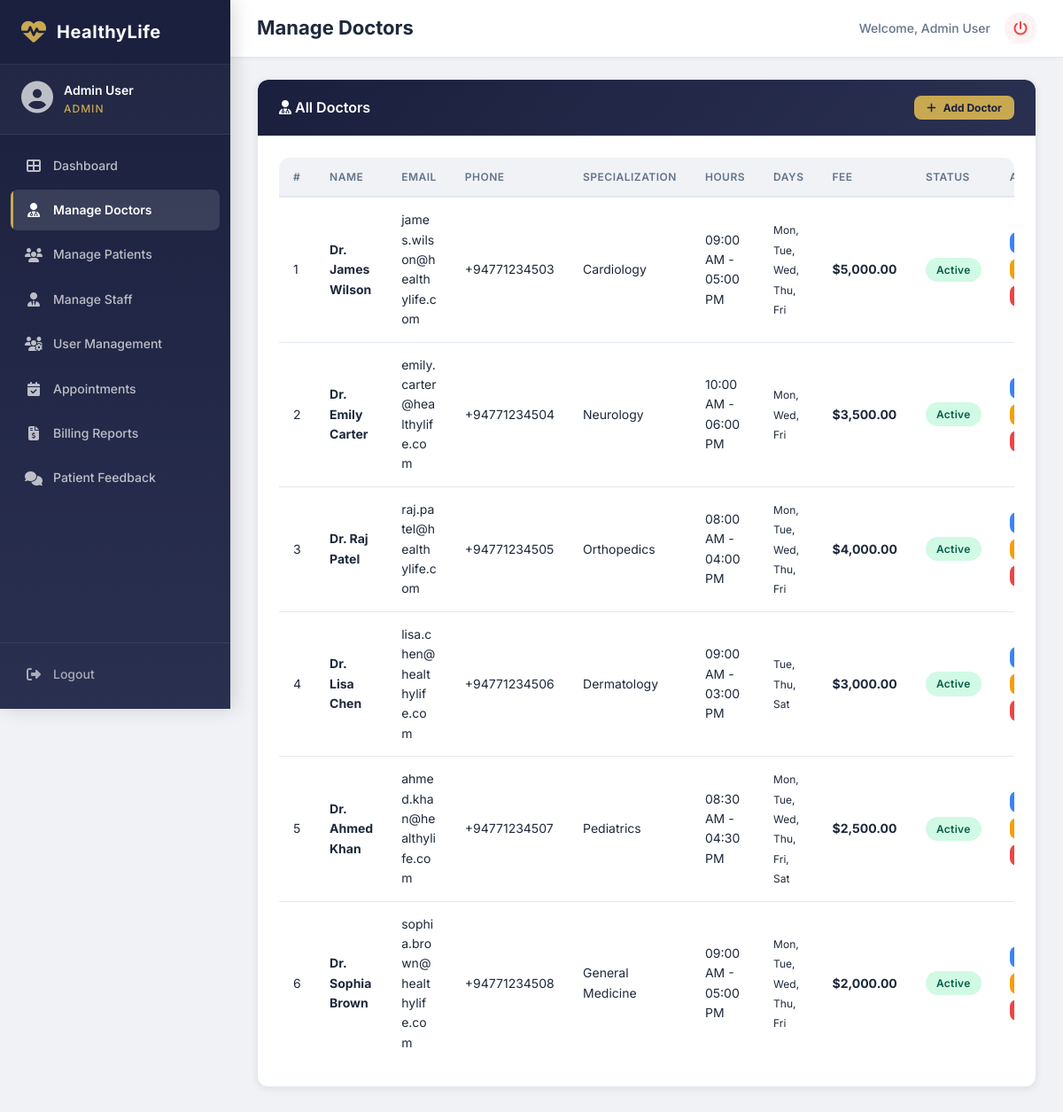
/admin/manage_doctors.php (signed in), run on the app's committed database.
### tables this page shows
CREATE TABLE IF NOT EXISTS `users` (
  `id` INT AUTO_INCREMENT PRIMARY KEY,
  `full_name` VARCHAR(100) NOT NULL,
  `email` VARCHAR(150) NOT NULL UNIQUE,
  `password` VARCHAR(255) NOT NULL,
  `role` ENUM('admin','doctor','patient','receptionist') NOT NULL DEFAULT 'patient',
  `phone` VARCHAR(20) DEFAULT NULL,
  `gender` ENUM('male','female','other') DEFAULT NULL,
  `date_of_birth` DATE DEFAULT NULL,
  `address` TEXT DEFAULT NULL,
  `profile_image` VARCHAR(255) DEFAULT NULL,
  `specialization` VARCHAR(100) DEFAULT NULL,
  `consulting_hours` VARCHAR(100) DEFAULT NULL,
  `consulting_days` VARCHAR(255) DEFAULT NULL,
  `consulting_fee` DECIMAL(10,2) DEFAULT NULL,
  `is_active` TINYINT(1) NOT NULL DEFAULT 1,
  `created_at` TIMESTAMP DEFAULT CURRENT_TIMESTAMP,
  `updated_at` TIMESTAMP DEFAULT CURRENT_TIMESTAMP ON UPDATE CURRENT_TIMESTAMP
);

### admin/manage_doctors.php (the view, shortened to what this page needs)
<?php
require_once __DIR__ . '/../middleware/check_login.php';
$doctors = $conn->query("SELECT * FROM users WHERE role='doctor' ORDER BY created_at DESC");
require_once __DIR__ . '/../includes/header.php';
require_once __DIR__ . '/../includes/sidebar.php';
?>
<div class="card admin-table-card">
    <div class="card-header">
        <h2><i class="fas fa-user-md"></i> All Doctors</h2>
        <button class="btn btn-sm" onclick="document.getElementById('addDoctorModal').classList.add('active')"
                style="background:#c8a951;color:#1a1f3d;font-weight:700;">
            <i class="fas fa-plus"></i> Add Doctor
        </button>
    </div>
    <div class="card-body">
        <div class="table-responsive">
            <table>
                <thead>
                    <tr>
                        <th>#</th>
                        <th>Name</th>
                        <th>Email</th>
                        <th>Phone</th>
                        <th>Specialization</th>
                        <th>Hours</th>
                        <th>Days</th>
                        <th>Fee</th>
                        <th>Status</th>
                        <th>Actions</th>
                    </tr>
                </thead>
                <tbody>
                    <?php $n=1; while ($doc = $doctors->fetch_assoc()): ?>
                    <tr>
                        <td data-label="#"><?php echo $n++; ?></td>
                        <td data-label="Name"><strong><?php echo htmlspecialchars($doc['full_name']); ?></strong></td>
                        <td data-label="Email"><span style="word-break:break-all;"><?php echo htmlspecialchars($doc['email']); ?></span></td>
                        <td data-label="Phone"><?php echo htmlspecialchars($doc['phone']); ?></td>
                        <td data-label="Specialization"><?php echo htmlspecialchars($doc['specialization']); ?></td>
                        <td data-label="Hours"><?php echo htmlspecialchars($doc['consulting_hours'] ?? 'Not set'); ?></td>
                        <td data-label="Days">
                            <?php
                            $days = $doc['consulting_days'] ?? '';
                            if ($days) {
                                $dayArr = explode(',', $days);
                                $shortDays = array_map(function($d) { return substr(trim($d), 0, 3); }, $dayArr);
                                echo '<span style="font-size:12px;">' . implode(', ', $shortDays) . '</span>';
                            } else {
                                echo '<span style="color:var(--text-muted);">Not set</span>';
                            }
                            ?>
                        </td>
                        <td data-label="Fee"><strong>$<?php echo number_format($doc['consulting_fee'] ?? 0, 2); ?></strong></td>
                        <td data-label="Status">
                            <span class="badge <?php echo $doc['is_active'] ? 'badge-approved' : 'badge-cancelled'; ?>">
                                <?php echo $doc['is_active'] ? 'Active' : 'Inactive'; ?>
                            </span>
                        </td>
                        <td data-label="Actions">
                            <div class="action-btns">
                                <button class="btn btn-info btn-sm" onclick='editDoctor(<?php echo json_encode($doc, JSON_HEX_APOS | JSON_HEX_QUOT); ?>)' title="Edit">
                                </button>
                                <form method="POST" style="display:inline;">
                                    <button type="submit" class="btn btn-warning btn-sm" title="Toggle Status">
                                    </button>
                                </form>
                                <form method="POST" style="display:inline;" onsubmit="return confirm('Delete this doctor?');">
                                    <button type="submit" class="btn btn-danger btn-sm" title="Delete">
                                    </button>
                                </form>
                            </div>
                        </td>
                    </tr>
                    <?php endwhile; ?>
                </tbody>
            </table>
        </div>
    </div>
</div>
<?php require_once __DIR__ . '/../includes/footer.php'; ?>

### includes/includes.css (style rules this page uses)
:root { --theme-primary: #1a1f3d; --theme-primary-light: #2a3050; --sidebar-width: 260px; --sidebar-collapsed: 0px; --topbar-height: 65px; --border-radius: 12px; --border-radius-sm: 8px; --shadow-sm: 0 2px 8px rgba(0, 0, 0, 0.08); --shadow-md: 0 4px 16px rgba(0, 0, 0, 0.12); --shadow-lg: 0 8px 32px rgba(0, 0, 0, 0.16); --transition: all 0.3s cubic-bezier(0.4, 0, 0.2, 1); --font-family: 'Inter', -apple-system, BlinkMacSystemFont, sans-serif; --color-success: #10b981; --color-danger: #ef4444; --color-warning: #f59e0b; --color-info: #3b82f6; --bg-body: #f0f2f5; --bg-card: #ffffff; --text-primary: #1e293b; --text-secondary: #64748b; --text-muted: #94a3b8; --border-color: #e2e8f0; --gold-accent: #c8a951; --bg-light: #f8fafc; --text-accent: #6366f1; }
*, *::before, *::after { margin: 0; padding: 0; box-sizing: border-box; }
body { font-family: var(--font-family); background: var(--bg-body); color: var(--text-primary); line-height: 1.6; overflow-x: hidden; -webkit-text-size-adjust: 100%; }
.card { background: var(--bg-card); border-radius: var(--border-radius); box-shadow: var(--shadow-sm); border: 1px solid var(--border-color); transition: var(--transition); overflow: hidden; }
.card-header { padding: 18px 24px; border-bottom: 1px solid var(--border-color); display: flex; align-items: center; justify-content: space-between; gap: 12px; flex-wrap: wrap; }
.card-header h2 { font-size: 16px; font-weight: 600; color: var(--text-primary); }
.card-body { padding: 24px; }
.table-responsive { overflow-x: auto; border-radius: var(--border-radius); -webkit-overflow-scrolling: touch; }
table { width: 100%; border-collapse: collapse; min-width: 600px; }
table thead th { background: var(--bg-body); padding: 12px 16px; text-align: left; font-size: 12px; font-weight: 600; text-transform: uppercase; letter-spacing: 0.5px; color: var(--text-secondary); border-bottom: 2px solid var(--border-color); white-space: nowrap; }
table tbody td { padding: 14px 16px; font-size: 14px; border-bottom: 1px solid var(--border-color); color: var(--text-primary); vertical-align: middle; }
table tbody tr { transition: var(--transition); }
table tbody tr:last-child td { border-bottom: none; }
.badge { display: inline-flex; align-items: center; padding: 4px 12px; border-radius: 20px; font-size: 12px; font-weight: 600; letter-spacing: 0.3px; white-space: nowrap; }
.badge-approved { background: #d1fae5; color: #065f46; }
.btn { display: inline-flex; align-items: center; gap: 8px; padding: 10px 20px; border-radius: var(--border-radius-sm); font-size: 14px; font-weight: 600; cursor: pointer; border: none; transition: var(--transition); font-family: var(--font-family); text-decoration: none; white-space: nowrap; justify-content: center; }
.btn-danger { background: var(--color-danger); color: #fff; }
.btn-warning { background: var(--color-warning); color: #fff; }
.btn-info { background: var(--color-info); color: #fff; }
.btn-sm { padding: 6px 14px; font-size: 12px; }
.action-btns { display: flex; gap: 6px; flex-wrap: wrap; }
.action-btns .btn { padding: 6px 10px; font-size: 12px; }

### admin/admin.css (style rules this page uses)
:root { --admin-primary: #1a1f3d; --admin-primary-light: #2a3050; --admin-accent: #c8a951; }
.admin-table-card { margin-bottom: 24px; }
.admin-table-card .card-header { background: linear-gradient(135deg, var(--admin-primary), var(--admin-primary-light)); color: #fff; border-radius: var(--border-radius) var(--border-radius) 0 0; }
.admin-table-card .card-header h2 { color: #fff; }
.admin-table-card .card-header .btn { background: var(--admin-accent); color: var(--admin-primary); font-weight: 700; }

### data on the page
users: full_name "Dr. James Wilson", email "james.wilson@healthylife.com", phone "+94771234503", specialization "Cardiology", consulting_hours "09:00 AM - 05:00 PM", consulting_days "Mon, Tue, Wed, Thu, Fri", consulting_fee "5,000.00", is_active "Active"
users: full_name "Dr. Emily Carter", email "emily.carter@healthylife.com", phone "+94771234504", specialization "Neurology", consulting_hours "10:00 AM - 06:00 PM", consulting_days "Mon, Wed, Fri", consulting_fee "3,500.00", is_active "Active"
users: full_name "Dr. Raj Patel", email "raj.patel@healthylife.com", phone "+94771234505", specialization "Orthopedics", consulting_hours "08:00 AM - 04:00 PM", consulting_days "Mon, Tue, Wed, Thu, Fri", consulting_fee "4,000.00", is_active "Active"
users: full_name "Dr. Lisa Chen", email "lisa.chen@healthylife.com", phone "+94771234506", specialization "Dermatology", consulting_hours "09:00 AM - 03:00 PM", consulting_days "Tue, Thu, Sat", consulting_fee "3,000.00", is_active "Active"
users: full_name "Dr. Ahmed Khan", email "ahmed.khan@healthylife.com", phone "+94771234507", specialization "Pediatrics", consulting_hours "08:30 AM - 04:30 PM", consulting_days "Mon, Tue, Wed, Thu, Fri, Sat", consulting_fee "2,500.00", is_active "Active"
users: full_name "Dr. Sophia Brown", email "sophia.brown@healthylife.com", phone "+94771234508", specialization "General Medicine", consulting_hours "09:00 AM - 05:00 PM", consulting_days "Mon, Tue, Wed, Thu, Fri", consulting_fee "2,000.00", is_active "Active"

### other printed values
$_SESSION['full_name'] "Admin User"
$role "ADMIN"
$pageTitle "Manage Doctors"
